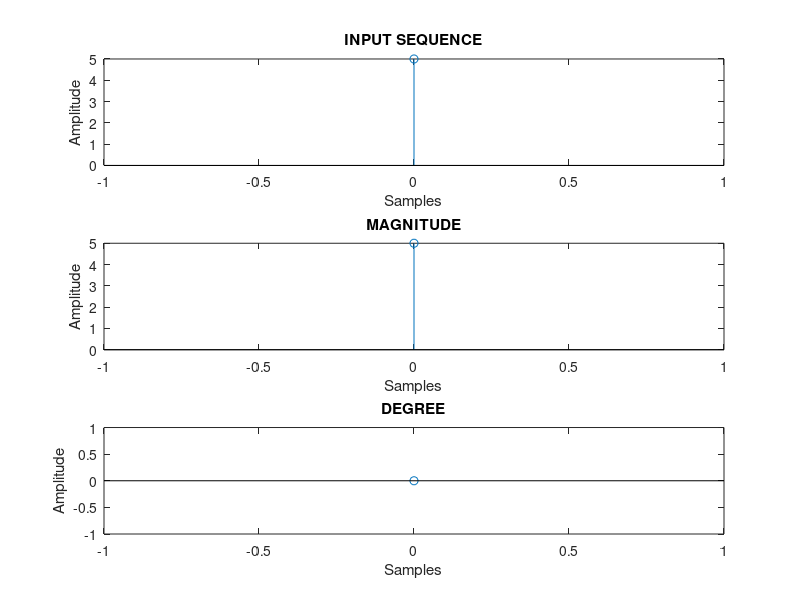

MATLAB code to generate this figure:
% Author : Vishwas K Singh
% E-mail : vishwasks32@gmail.com
% Description : Script to find IDFT of a sequence

% Prepare by clearing the screen
clc;clear all;close all;

% Take the input sequence
Xk = input('Enter the input sequence: '); % [1 2-5i -1 2+5i]
N = length(Xk);

% Initialize output sequence with zeros
xn = zeros(1,N);

% Compute IDFT{x[n]} using formula
for n = 0:N-1
		for k = 0:N-1
				xn(n+1) = xn(n+1) + Xk(k+1) * exp((j*2*pi*n*k)/N);
		end
end

xn = xn/N;

% Display output sequence
disp('The IDFT x(n) for given sequence is: ');
disp(round(real(xn))); % [1 3 -1 -2]

n = 0:N-1;

% Plot the input sequence
subplot(3,1,1);
stem(n,abs(Xk));
xlabel('Samples');
ylabel('Amplitude');
title('INPUT SEQUENCE');

% Plot the magnitude of output
subplot(3,1,2);
stem(n,round(real(xn)));
xlabel('Samples');
ylabel('Amplitude');
title('MAGNITUDE');

% Plot the phase of output sequence
subplot(3,1,3);
stem(n,angle(xn));
xlabel('Samples');
ylabel('Amplitude');
title('DEGREE');
